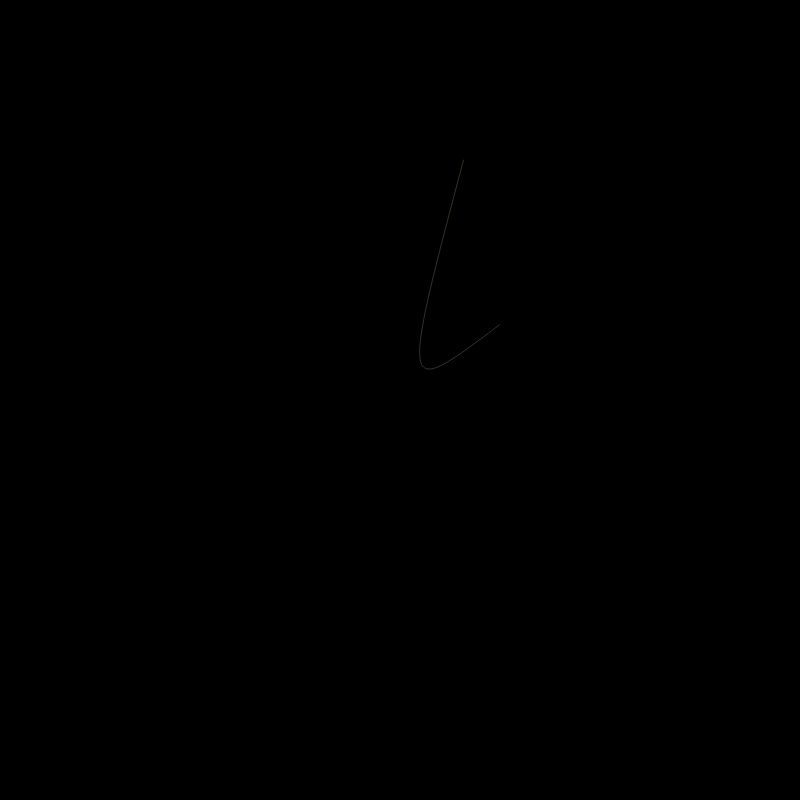
Frame 1 (no input)
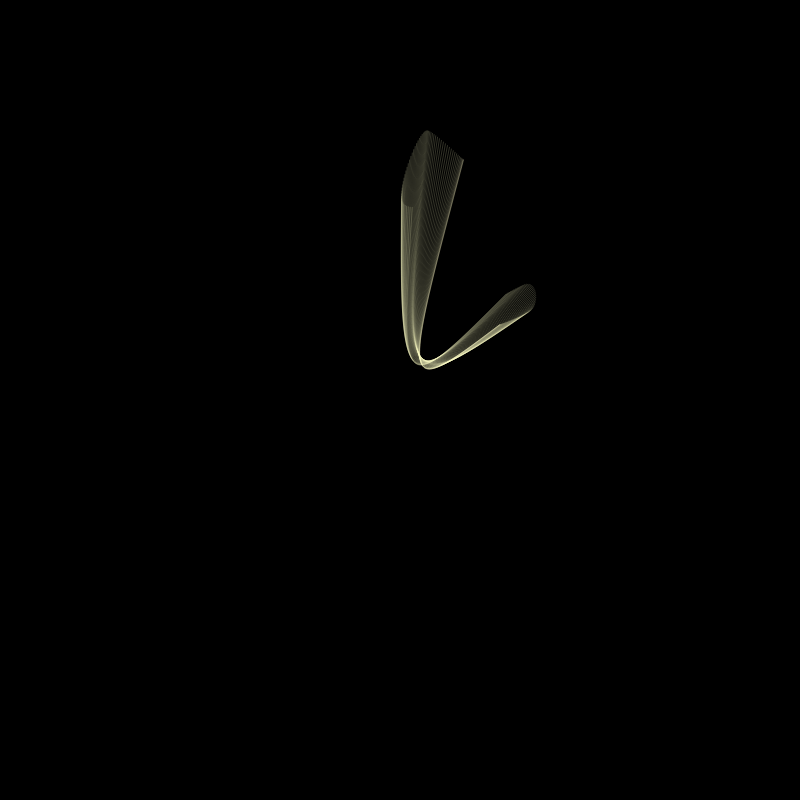
Frame 60 (no input)
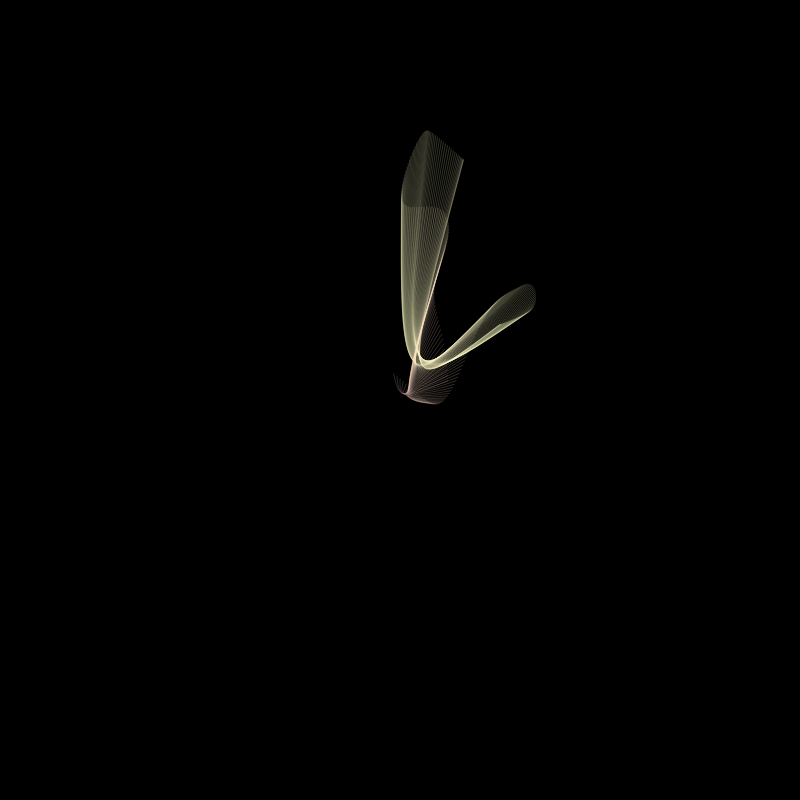
Frame 120 (the mouse pressed at the canvas centre since frame 60)

The p5.js sketch that drew these frames (run headless with seeded random() and noise() and a simulated clock; from frame 60 on, the mouse is pressed at the canvas centre):

// p5.js sketch
// ── sketch.js
var t;
var x2 = 400;
var x3 = 400;
var y2 = 400;
var y3 = 400;

var c = 100;
function setup() {
  createCanvas(800, 800);
  background(0);
  
  noFill();
  t = 0;
}

function draw() {
  var x1 = width * noise(t + 55);
  var x4 = width * noise(t + 15);
  var y1 = height * noise(t + 35);
  var y4 = height * noise(t + 45);
  stroke(255,x1/2,x2/2,50);
  bezier(x1, y1, x2, y2, x3, y3, x4, y4);

  t += 0.005;
}

function mouseClicked(){
	clear();
	background(0);
	c = random(255);
	x2 = mouseX;
	x3 = mouseX;
	y2 = mouseY;
	y3 = mouseY;
	
}
